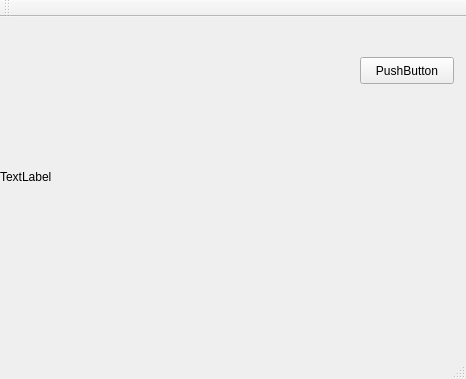
<?xml version="1.0" encoding="UTF-8"?>
<ui version="4.0">
 <class>MainWindow</class>
 <widget class="QMainWindow" name="MainWindow">
  <property name="geometry">
   <rect>
    <x>0</x>
    <y>0</y>
    <width>466</width>
    <height>379</height>
   </rect>
  </property>
  <property name="windowTitle">
   <string>MainWindow</string>
  </property>
  <widget class="QWidget" name="centralWidget">
   <widget class="QLabel" name="label">
    <property name="geometry">
     <rect>
      <x>0</x>
      <y>0</y>
      <width>320</width>
      <height>320</height>
     </rect>
    </property>
    <property name="text">
     <string>TextLabel</string>
    </property>
   </widget>
   <widget class="QPushButton" name="pushButton">
    <property name="geometry">
     <rect>
      <x>360</x>
      <y>40</y>
      <width>94</width>
      <height>27</height>
     </rect>
    </property>
    <property name="text">
     <string>PushButton</string>
    </property>
   </widget>
  </widget>
  <widget class="QMenuBar" name="menuBar">
   <property name="geometry">
    <rect>
     <x>0</x>
     <y>0</y>
     <width>466</width>
     <height>21</height>
    </rect>
   </property>
  </widget>
  <widget class="QToolBar" name="mainToolBar">
   <attribute name="toolBarArea">
    <enum>TopToolBarArea</enum>
   </attribute>
   <attribute name="toolBarBreak">
    <bool>false</bool>
   </attribute>
  </widget>
  <widget class="QStatusBar" name="statusBar"/>
 </widget>
 <layoutdefault spacing="6" margin="11"/>
 <resources/>
 <connections/>
</ui>
